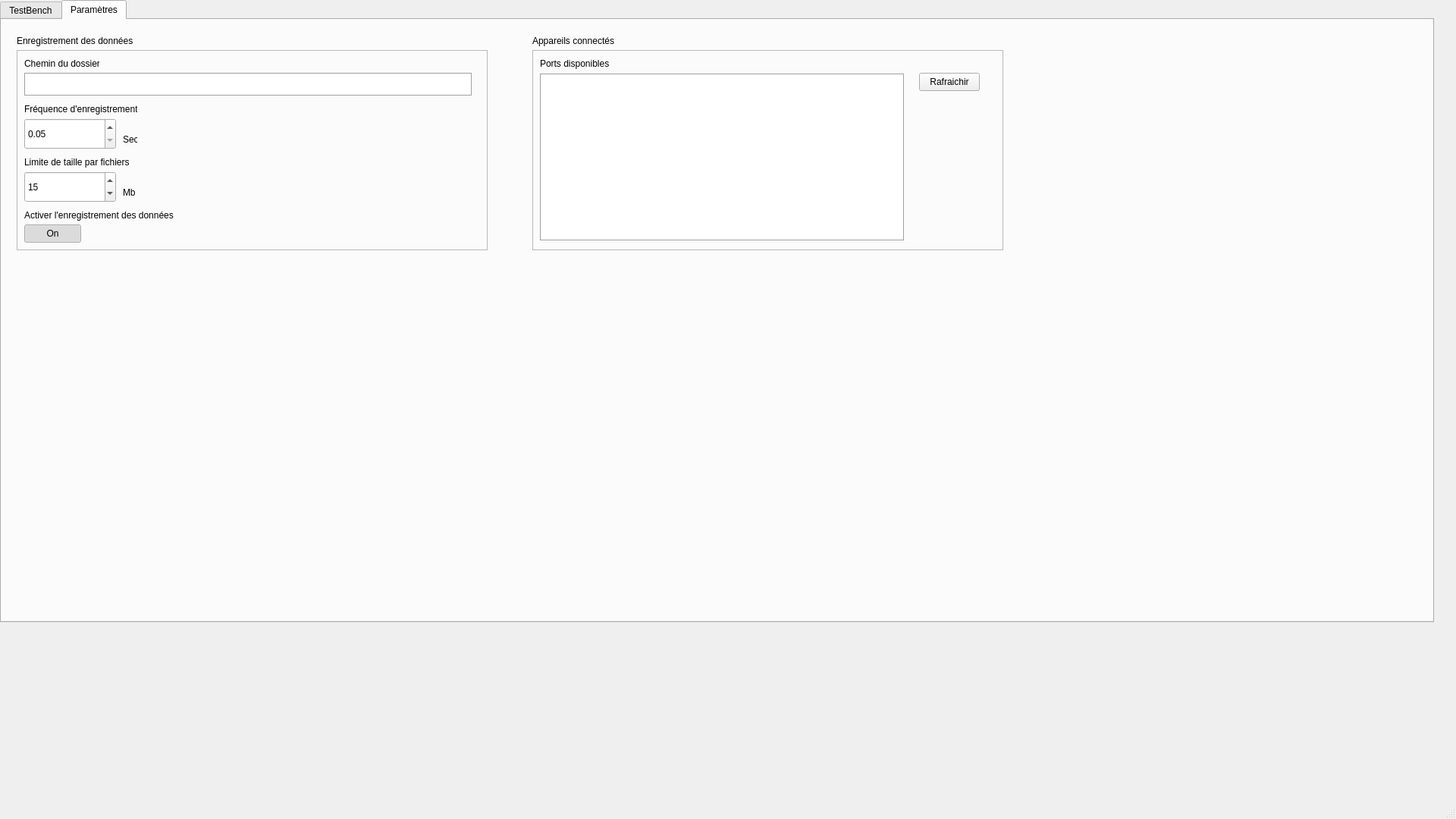
<?xml version="1.0" encoding="UTF-8"?>
<ui version="4.0">
 <class>MainWindow</class>
 <widget class="QMainWindow" name="MainWindow">
  <property name="geometry">
   <rect>
    <x>0</x>
    <y>0</y>
    <width>1920</width>
    <height>1080</height>
   </rect>
  </property>
  <property name="windowTitle">
   <string>MainWindow</string>
  </property>
  <property name="autoFillBackground">
   <bool>false</bool>
  </property>
  <widget class="QWidget" name="centralwidget">
   <widget class="QTabWidget" name="tabWidget">
    <property name="enabled">
     <bool>true</bool>
    </property>
    <property name="geometry">
     <rect>
      <x>0</x>
      <y>0</y>
      <width>1891</width>
      <height>821</height>
     </rect>
    </property>
    <property name="tabShape">
     <enum>QTabWidget::TabShape::Rounded</enum>
    </property>
    <property name="currentIndex">
     <number>1</number>
    </property>
    <property name="tabsClosable">
     <bool>false</bool>
    </property>
    <property name="tabBarAutoHide">
     <bool>false</bool>
    </property>
    <widget class="QWidget" name="tab">
     <attribute name="title">
      <string>TestBench</string>
     </attribute>
     <widget class="QWidget" name="Container_6" native="true">
      <property name="geometry">
       <rect>
        <x>30</x>
        <y>20</y>
        <width>191</width>
        <height>251</height>
       </rect>
      </property>
      <widget class="QFrame" name="frame_7">
       <property name="geometry">
        <rect>
         <x>0</x>
         <y>20</y>
         <width>191</width>
         <height>231</height>
        </rect>
       </property>
       <property name="frameShape">
        <enum>QFrame::Shape::StyledPanel</enum>
       </property>
       <property name="frameShadow">
        <enum>QFrame::Shadow::Raised</enum>
       </property>
       <widget class="QWidget" name="afficheur_19" native="true">
        <property name="geometry">
         <rect>
          <x>20</x>
          <y>10</y>
          <width>161</width>
          <height>61</height>
         </rect>
        </property>
        <widget class="QLabel" name="label_65">
         <property name="geometry">
          <rect>
           <x>0</x>
           <y>0</y>
           <width>71</width>
           <height>16</height>
          </rect>
         </property>
         <property name="text">
          <string>Vide primaire</string>
         </property>
        </widget>
        <widget class="QLabel" name="label_72">
         <property name="geometry">
          <rect>
           <x>130</x>
           <y>40</y>
           <width>28</width>
           <height>16</height>
          </rect>
         </property>
         <property name="text">
          <string>mbar</string>
         </property>
        </widget>
        <widget class="QLCDNumber" name="lcdNumber_17">
         <property name="geometry">
          <rect>
           <x>0</x>
           <y>20</y>
           <width>121</width>
           <height>41</height>
          </rect>
         </property>
         <property name="smallDecimalPoint">
          <bool>false</bool>
         </property>
        </widget>
       </widget>
       <widget class="QWidget" name="afficheur_24" native="true">
        <property name="geometry">
         <rect>
          <x>20</x>
          <y>80</y>
          <width>161</width>
          <height>61</height>
         </rect>
        </property>
        <widget class="QLabel" name="label_73">
         <property name="geometry">
          <rect>
           <x>0</x>
           <y>0</y>
           <width>71</width>
           <height>16</height>
          </rect>
         </property>
         <property name="text">
          <string>Vide primaire</string>
         </property>
        </widget>
        <widget class="QLabel" name="label_74">
         <property name="geometry">
          <rect>
           <x>130</x>
           <y>40</y>
           <width>28</width>
           <height>16</height>
          </rect>
         </property>
         <property name="text">
          <string>mbar</string>
         </property>
        </widget>
        <widget class="QLCDNumber" name="lcdNumber_18">
         <property name="geometry">
          <rect>
           <x>0</x>
           <y>20</y>
           <width>121</width>
           <height>41</height>
          </rect>
         </property>
         <property name="smallDecimalPoint">
          <bool>false</bool>
         </property>
        </widget>
       </widget>
       <widget class="QWidget" name="afficheur_25" native="true">
        <property name="geometry">
         <rect>
          <x>20</x>
          <y>150</y>
          <width>161</width>
          <height>61</height>
         </rect>
        </property>
        <widget class="QLabel" name="label_75">
         <property name="geometry">
          <rect>
           <x>0</x>
           <y>0</y>
           <width>85</width>
           <height>16</height>
          </rect>
         </property>
         <property name="text">
          <string>Vide secondaire</string>
         </property>
        </widget>
        <widget class="QLabel" name="label_76">
         <property name="geometry">
          <rect>
           <x>130</x>
           <y>40</y>
           <width>28</width>
           <height>16</height>
          </rect>
         </property>
         <property name="text">
          <string>mbar</string>
         </property>
        </widget>
        <widget class="QLCDNumber" name="lcdNumber_19">
         <property name="geometry">
          <rect>
           <x>0</x>
           <y>20</y>
           <width>121</width>
           <height>41</height>
          </rect>
         </property>
         <property name="smallDecimalPoint">
          <bool>false</bool>
         </property>
        </widget>
       </widget>
      </widget>
      <widget class="QLabel" name="label_80">
       <property name="geometry">
        <rect>
         <x>0</x>
         <y>0</y>
         <width>37</width>
         <height>16</height>
        </rect>
       </property>
       <property name="text">
        <string>Pompe</string>
       </property>
      </widget>
     </widget>
     <widget class="QWidget" name="Container_7" native="true">
      <property name="geometry">
       <rect>
        <x>260</x>
        <y>20</y>
        <width>191</width>
        <height>181</height>
       </rect>
      </property>
      <widget class="QFrame" name="frame_8">
       <property name="geometry">
        <rect>
         <x>0</x>
         <y>20</y>
         <width>191</width>
         <height>161</height>
        </rect>
       </property>
       <property name="frameShape">
        <enum>QFrame::Shape::StyledPanel</enum>
       </property>
       <property name="frameShadow">
        <enum>QFrame::Shadow::Raised</enum>
       </property>
       <widget class="QWidget" name="afficheur_22" native="true">
        <property name="geometry">
         <rect>
          <x>20</x>
          <y>10</y>
          <width>161</width>
          <height>61</height>
         </rect>
        </property>
        <widget class="QLabel" name="label_70">
         <property name="geometry">
          <rect>
           <x>0</x>
           <y>0</y>
           <width>71</width>
           <height>16</height>
          </rect>
         </property>
         <property name="text">
          <string>Courant</string>
         </property>
        </widget>
        <widget class="QLabel" name="label_77">
         <property name="geometry">
          <rect>
           <x>130</x>
           <y>40</y>
           <width>15</width>
           <height>16</height>
          </rect>
         </property>
         <property name="text">
          <string>µA</string>
         </property>
        </widget>
        <widget class="QLCDNumber" name="lcdNumber_20">
         <property name="geometry">
          <rect>
           <x>0</x>
           <y>20</y>
           <width>121</width>
           <height>41</height>
          </rect>
         </property>
         <property name="smallDecimalPoint">
          <bool>false</bool>
         </property>
        </widget>
       </widget>
       <widget class="QWidget" name="afficheur_26" native="true">
        <property name="geometry">
         <rect>
          <x>20</x>
          <y>80</y>
          <width>161</width>
          <height>61</height>
         </rect>
        </property>
        <widget class="QLabel" name="label_78">
         <property name="geometry">
          <rect>
           <x>0</x>
           <y>0</y>
           <width>71</width>
           <height>16</height>
          </rect>
         </property>
         <property name="text">
          <string>Tension</string>
         </property>
        </widget>
        <widget class="QLabel" name="label_79">
         <property name="geometry">
          <rect>
           <x>130</x>
           <y>40</y>
           <width>28</width>
           <height>16</height>
          </rect>
         </property>
         <property name="text">
          <string>KV</string>
         </property>
        </widget>
        <widget class="QLCDNumber" name="lcdNumber_21">
         <property name="geometry">
          <rect>
           <x>0</x>
           <y>20</y>
           <width>121</width>
           <height>41</height>
          </rect>
         </property>
         <property name="smallDecimalPoint">
          <bool>false</bool>
         </property>
        </widget>
       </widget>
      </widget>
      <widget class="QLabel" name="label_83">
       <property name="geometry">
        <rect>
         <x>0</x>
         <y>0</y>
         <width>37</width>
         <height>16</height>
        </rect>
       </property>
       <property name="text">
        <string>Puller</string>
       </property>
      </widget>
     </widget>
     <widget class="QListWidget" name="listWidget_testBench">
      <property name="geometry">
       <rect>
        <x>30</x>
        <y>310</y>
        <width>1471</width>
        <height>461</height>
       </rect>
      </property>
      <property name="autoFillBackground">
       <bool>false</bool>
      </property>
      <property name="frameShape">
       <enum>QFrame::Shape::Box</enum>
      </property>
     </widget>
     <widget class="QWidget" name="Container_11" native="true">
      <property name="geometry">
       <rect>
        <x>490</x>
        <y>20</y>
        <width>191</width>
        <height>181</height>
       </rect>
      </property>
      <widget class="QFrame" name="frame_13">
       <property name="geometry">
        <rect>
         <x>0</x>
         <y>20</y>
         <width>191</width>
         <height>161</height>
        </rect>
       </property>
       <property name="frameShape">
        <enum>QFrame::Shape::StyledPanel</enum>
       </property>
       <property name="frameShadow">
        <enum>QFrame::Shadow::Raised</enum>
       </property>
       <widget class="QWidget" name="afficheur_23" native="true">
        <property name="geometry">
         <rect>
          <x>20</x>
          <y>10</y>
          <width>161</width>
          <height>61</height>
         </rect>
        </property>
        <widget class="QLabel" name="label_71">
         <property name="geometry">
          <rect>
           <x>0</x>
           <y>0</y>
           <width>71</width>
           <height>16</height>
          </rect>
         </property>
         <property name="text">
          <string>Courant</string>
         </property>
        </widget>
        <widget class="QLabel" name="label_81">
         <property name="geometry">
          <rect>
           <x>130</x>
           <y>40</y>
           <width>15</width>
           <height>16</height>
          </rect>
         </property>
         <property name="text">
          <string>µA</string>
         </property>
        </widget>
        <widget class="QLCDNumber" name="lcdNumber_22">
         <property name="geometry">
          <rect>
           <x>0</x>
           <y>20</y>
           <width>121</width>
           <height>41</height>
          </rect>
         </property>
         <property name="smallDecimalPoint">
          <bool>false</bool>
         </property>
        </widget>
       </widget>
       <widget class="QWidget" name="afficheur_27" native="true">
        <property name="geometry">
         <rect>
          <x>20</x>
          <y>80</y>
          <width>161</width>
          <height>61</height>
         </rect>
        </property>
        <widget class="QLabel" name="label_82">
         <property name="geometry">
          <rect>
           <x>0</x>
           <y>0</y>
           <width>71</width>
           <height>16</height>
          </rect>
         </property>
         <property name="text">
          <string>Tension</string>
         </property>
        </widget>
        <widget class="QLabel" name="label_84">
         <property name="geometry">
          <rect>
           <x>130</x>
           <y>40</y>
           <width>28</width>
           <height>16</height>
          </rect>
         </property>
         <property name="text">
          <string>KV</string>
         </property>
        </widget>
        <widget class="QLCDNumber" name="lcdNumber_23">
         <property name="geometry">
          <rect>
           <x>0</x>
           <y>20</y>
           <width>121</width>
           <height>41</height>
          </rect>
         </property>
         <property name="smallDecimalPoint">
          <bool>false</bool>
         </property>
        </widget>
       </widget>
      </widget>
      <widget class="QLabel" name="label_85">
       <property name="geometry">
        <rect>
         <x>0</x>
         <y>0</y>
         <width>55</width>
         <height>16</height>
        </rect>
       </property>
       <property name="text">
        <string>Electrodes</string>
       </property>
      </widget>
     </widget>
     <widget class="QWidget" name="Container_12" native="true">
      <property name="geometry">
       <rect>
        <x>720</x>
        <y>20</y>
        <width>201</width>
        <height>111</height>
       </rect>
      </property>
      <widget class="QFrame" name="frame_14">
       <property name="geometry">
        <rect>
         <x>0</x>
         <y>20</y>
         <width>201</width>
         <height>91</height>
        </rect>
       </property>
       <property name="frameShape">
        <enum>QFrame::Shape::StyledPanel</enum>
       </property>
       <property name="frameShadow">
        <enum>QFrame::Shadow::Raised</enum>
       </property>
       <widget class="QWidget" name="afficheur_28" native="true">
        <property name="geometry">
         <rect>
          <x>20</x>
          <y>10</y>
          <width>161</width>
          <height>61</height>
         </rect>
        </property>
        <widget class="QLabel" name="label_86">
         <property name="geometry">
          <rect>
           <x>0</x>
           <y>0</y>
           <width>71</width>
           <height>16</height>
          </rect>
         </property>
         <property name="text">
          <string>Débit</string>
         </property>
        </widget>
        <widget class="QLabel" name="label_87">
         <property name="geometry">
          <rect>
           <x>130</x>
           <y>40</y>
           <width>32</width>
           <height>16</height>
          </rect>
         </property>
         <property name="text">
          <string>SCCM</string>
         </property>
        </widget>
        <widget class="QLCDNumber" name="lcdNumber_24">
         <property name="geometry">
          <rect>
           <x>0</x>
           <y>20</y>
           <width>121</width>
           <height>41</height>
          </rect>
         </property>
         <property name="smallDecimalPoint">
          <bool>false</bool>
         </property>
        </widget>
       </widget>
      </widget>
      <widget class="QLabel" name="label_90">
       <property name="geometry">
        <rect>
         <x>0</x>
         <y>0</y>
         <width>55</width>
         <height>16</height>
        </rect>
       </property>
       <property name="text">
        <string>Gaz</string>
       </property>
      </widget>
     </widget>
    </widget>
    <widget class="QWidget" name="Paramtres">
     <attribute name="icon">
      <iconset theme="applications-development"/>
     </attribute>
     <attribute name="title">
      <string>Paramètres</string>
     </attribute>
     <widget class="QWidget" name="widget" native="true">
      <property name="geometry">
       <rect>
        <x>20</x>
        <y>20</y>
        <width>621</width>
        <height>284</height>
       </rect>
      </property>
      <widget class="QFrame" name="frame">
       <property name="geometry">
        <rect>
         <x>0</x>
         <y>20</y>
         <width>621</width>
         <height>264</height>
        </rect>
       </property>
       <property name="frameShape">
        <enum>QFrame::Shape::StyledPanel</enum>
       </property>
       <property name="frameShadow">
        <enum>QFrame::Shadow::Raised</enum>
       </property>
       <widget class="QLabel" name="label_43">
        <property name="geometry">
         <rect>
          <x>10</x>
          <y>10</y>
          <width>99</width>
          <height>16</height>
         </rect>
        </property>
        <property name="text">
         <string>Chemin du dossier</string>
        </property>
       </widget>
       <widget class="QWidget" name="numInput_14" native="true">
        <property name="geometry">
         <rect>
          <x>10</x>
          <y>70</y>
          <width>149</width>
          <height>61</height>
         </rect>
        </property>
        <widget class="QLabel" name="label_56">
         <property name="geometry">
          <rect>
           <x>0</x>
           <y>0</y>
           <width>149</width>
           <height>16</height>
          </rect>
         </property>
         <property name="text">
          <string>Fréquence d'enregistrement</string>
         </property>
        </widget>
        <widget class="QLabel" name="label_57">
         <property name="geometry">
          <rect>
           <x>130</x>
           <y>40</y>
           <width>19</width>
           <height>16</height>
          </rect>
         </property>
         <property name="text">
          <string>Sec</string>
         </property>
        </widget>
        <widget class="QDoubleSpinBox" name="spinBox_logFrequency">
         <property name="geometry">
          <rect>
           <x>0</x>
           <y>20</y>
           <width>121</width>
           <height>41</height>
          </rect>
         </property>
         <property name="minimum">
          <double>0.050000000000000</double>
         </property>
         <property name="singleStep">
          <double>0.050000000000000</double>
         </property>
        </widget>
       </widget>
       <widget class="QWidget" name="numInput_13" native="true">
        <property name="geometry">
         <rect>
          <x>10</x>
          <y>140</y>
          <width>148</width>
          <height>61</height>
         </rect>
        </property>
        <widget class="QLabel" name="label_52">
         <property name="geometry">
          <rect>
           <x>0</x>
           <y>0</y>
           <width>139</width>
           <height>16</height>
          </rect>
         </property>
         <property name="text">
          <string>Limite de taille par fichiers</string>
         </property>
        </widget>
        <widget class="QSpinBox" name="spinBox_fileSizeLimit">
         <property name="geometry">
          <rect>
           <x>0</x>
           <y>20</y>
           <width>121</width>
           <height>41</height>
          </rect>
         </property>
         <property name="buttonSymbols">
          <enum>QAbstractSpinBox::ButtonSymbols::UpDownArrows</enum>
         </property>
         <property name="minimum">
          <number>1</number>
         </property>
         <property name="value">
          <number>15</number>
         </property>
        </widget>
        <widget class="QLabel" name="label_55">
         <property name="geometry">
          <rect>
           <x>130</x>
           <y>40</y>
           <width>18</width>
           <height>16</height>
          </rect>
         </property>
         <property name="text">
          <string>Mb</string>
         </property>
        </widget>
       </widget>
       <widget class="QLabel" name="label_44">
        <property name="geometry">
         <rect>
          <x>10</x>
          <y>210</y>
          <width>197</width>
          <height>16</height>
         </rect>
        </property>
        <property name="text">
         <string>Activer l'enregistrement des données</string>
        </property>
       </widget>
       <widget class="QPushButton" name="pushButton_LogOnOff">
        <property name="geometry">
         <rect>
          <x>10</x>
          <y>230</y>
          <width>75</width>
          <height>24</height>
         </rect>
        </property>
        <property name="text">
         <string>On</string>
        </property>
        <property name="checkable">
         <bool>true</bool>
        </property>
        <property name="checked">
         <bool>true</bool>
        </property>
       </widget>
       <widget class="QListWidget" name="listWidget_logPath">
        <property name="geometry">
         <rect>
          <x>10</x>
          <y>30</y>
          <width>591</width>
          <height>31</height>
         </rect>
        </property>
        <property name="frameShape">
         <enum>QFrame::Shape::Box</enum>
        </property>
       </widget>
      </widget>
      <widget class="QLabel" name="label">
       <property name="geometry">
        <rect>
         <x>0</x>
         <y>0</y>
         <width>161</width>
         <height>16</height>
        </rect>
       </property>
       <property name="text">
        <string>Enregistrement des données</string>
       </property>
      </widget>
     </widget>
     <widget class="QWidget" name="widget_2" native="true">
      <property name="geometry">
       <rect>
        <x>700</x>
        <y>20</y>
        <width>621</width>
        <height>284</height>
       </rect>
      </property>
      <widget class="QFrame" name="frame_5">
       <property name="geometry">
        <rect>
         <x>0</x>
         <y>20</y>
         <width>621</width>
         <height>264</height>
        </rect>
       </property>
       <property name="frameShape">
        <enum>QFrame::Shape::StyledPanel</enum>
       </property>
       <property name="frameShadow">
        <enum>QFrame::Shadow::Raised</enum>
       </property>
       <widget class="QLabel" name="label_51">
        <property name="geometry">
         <rect>
          <x>10</x>
          <y>10</y>
          <width>171</width>
          <height>16</height>
         </rect>
        </property>
        <property name="text">
         <string>Ports disponibles</string>
        </property>
       </widget>
       <widget class="QPushButton" name="pushButton_Refresh">
        <property name="geometry">
         <rect>
          <x>510</x>
          <y>30</y>
          <width>80</width>
          <height>24</height>
         </rect>
        </property>
        <property name="text">
         <string>Rafraichir</string>
        </property>
        <property name="checkable">
         <bool>false</bool>
        </property>
        <property name="checked">
         <bool>false</bool>
        </property>
       </widget>
       <widget class="QListWidget" name="listWidget_PortList">
        <property name="geometry">
         <rect>
          <x>10</x>
          <y>31</y>
          <width>481</width>
          <height>221</height>
         </rect>
        </property>
        <property name="frameShape">
         <enum>QFrame::Shape::Box</enum>
        </property>
       </widget>
      </widget>
      <widget class="QLabel" name="label_22">
       <property name="geometry">
        <rect>
         <x>0</x>
         <y>0</y>
         <width>161</width>
         <height>16</height>
        </rect>
       </property>
       <property name="text">
        <string>Appareils connectés</string>
       </property>
      </widget>
     </widget>
    </widget>
   </widget>
  </widget>
  <widget class="QStatusBar" name="statusbar"/>
 </widget>
 <resources/>
 <connections/>
</ui>
